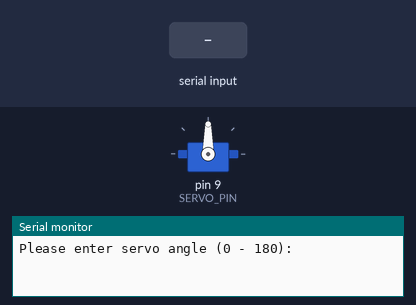
Simulated run of this sketch. Board: Arduino Uno, built with avr-gcc and run on an emulated ATmega328P. Parts: servo, the last lines printed to the serial monitor. Inputs (shaded band) come from the test bench.

Above: at 1.2 s.
1.3 s: "90,45\n" received over Serial
At 2.5 s:
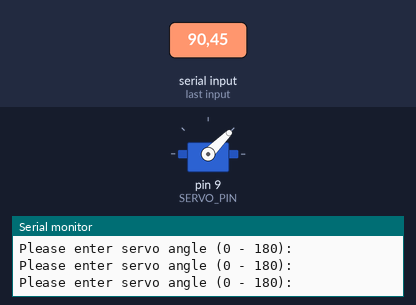
2.8 s: "30,150\n" received over Serial
At 3.9 s:
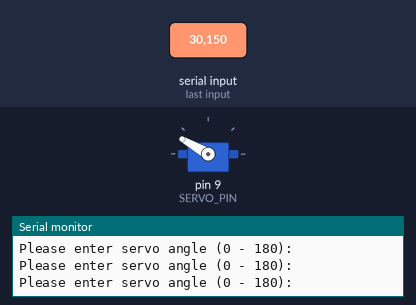
4.3 s: "0\n" received over Serial
At 4.9 s:
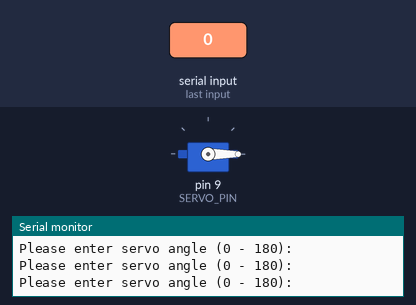
5.8 s: "90\n" received over Serial
At 7.2 s:
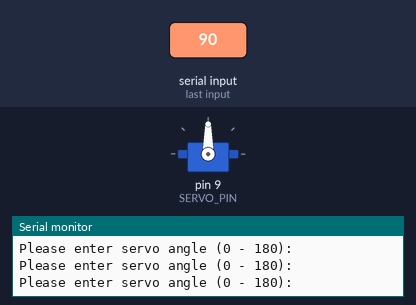
Timing chart, 0 to 8.3 s (numbered marks = the images above; inputs shaded):
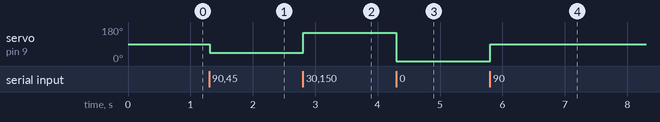

The sketch:

30_servos_expl.ino
```cpp
#include <Servo.h>

const int SERVO_PIN = 9;
Servo servo;

void setup()
{
    Serial.begin(9600);
    servo.attach(SERVO_PIN);
}

void loop()
{
    Serial.println("Please enter servo angle (0 - 180):");
    while (Serial.available() == 0)
    {
    }

    const int myNumber = Serial.parseInt();
    while (Serial.available() > 0)
    {
        Serial.read();
    }

    if (myNumber >= 0 && myNumber <= 180)
    {
        servo.write(myNumber);
    }
    else
    {
        Serial.println("Incorrect servo position angle.");
    }
}
```

Measured:
- after the input at 1.3 s, servo on pin 9 (SERVO_PIN): 90° → 45° at once
- after the input at 2.8 s, servo on pin 9 (SERVO_PIN): 45° → 150° at once
- after the input at 4.3 s, servo on pin 9 (SERVO_PIN): 150° → 0° at once
- after the input at 5.8 s, servo on pin 9 (SERVO_PIN): 0° → 90° at once
